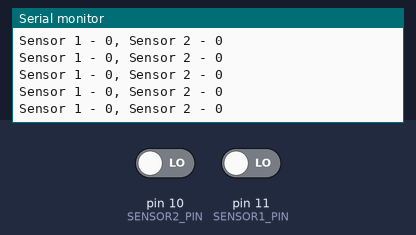
The sketch below on a simulated Arduino Uno, built with avr-gcc and run on an emulated ATmega328P. Shown: the last lines printed to the serial monitor. Inputs (shaded band) come from the test bench; at power-on: pin 10 (SENSOR2_PIN) LOW, pin 11 (SENSOR1_PIN) LOW.

Above: at 1.2 s.
1.3 s: pin 10 (SENSOR2_PIN) driven HIGH
At 2.0 s:
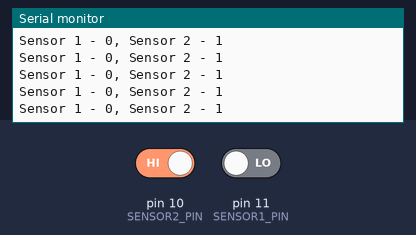
4.3 s: pin 11 (SENSOR1_PIN) driven HIGH
At 4.9 s:
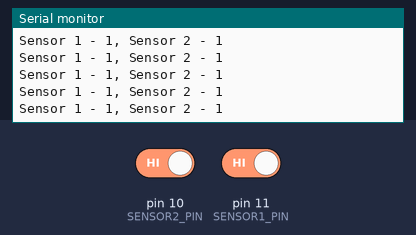
7.3 s: pin 10 (SENSOR2_PIN) driven LOW
At 8.4 s:
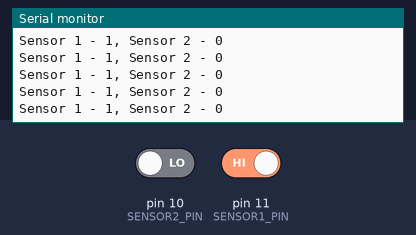

The sketch:

hl_standart_double_line_check.ino
```cpp
// (licence header left out)
// Выводы двух каналов датчика линии
const int SENSOR1_PIN = 11;
const int SENSOR2_PIN = 10;

void setup() {
  // Настройка скорости отладочного порта
  Serial.begin(9600);

  // Настройка выводов датчика на вход
  pinMode(SENSOR1_PIN, INPUT);
  pinMode(SENSOR2_PIN, INPUT);
}

void loop() {
  // Получение состояний каждого канала датчика линии
  bool sensor_1 = digitalRead(SENSOR1_PIN);
  bool sensor_2 = digitalRead(SENSOR2_PIN);

  // Вывод состояний в монитор порта
  Serial.print("Sensor 1 - ");
  Serial.print(sensor_1);
  Serial.print(", Sensor 2 - ");
  Serial.println(sensor_2);

  delay(20);
}
```

Measured:
- after the input at 1.3 s, the serial monitor: prints a new line after 0.07 s (image 1)
- after the input at 4.3 s, the serial monitor: prints a new line after 0.07 s (image 2)
- after the input at 7.3 s, the serial monitor: prints a new line after 0.07 s (image 3)
